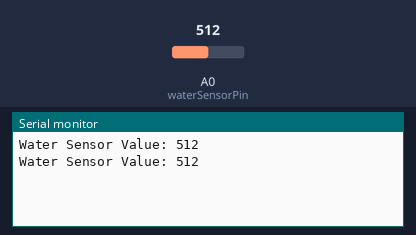
The sketch below on a simulated Arduino Uno, built with avr-gcc and run on an emulated ATmega328P. Shown: the last lines printed to the serial monitor. The inputs (shaded band) are chosen by the test bench; at power-on: A0 (waterSensorPin) = 512.

Above: at 1.8 s.
1.9 s: A0 (waterSensorPin) set to 716
At 2.8 s:
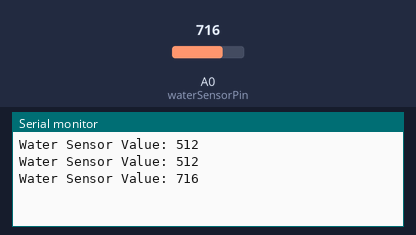
3.4 s: A0 (waterSensorPin) set to 900
At 4.8 s:
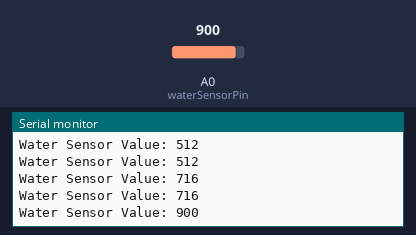
Timing chart, 0 to 6.4 s (numbered marks = the images above; inputs shaded):
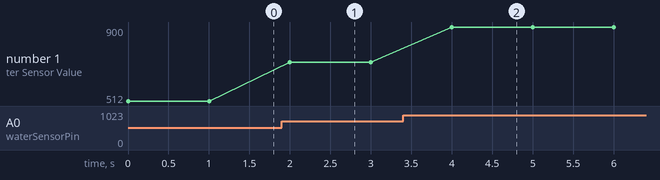

The sketch:

watersensor.ino
```cpp
// Define the pin for the water sensor
const int waterSensorPin = A0;  // Analog pin A0

void setup() {
  // Start serial communication at 9600 baud
  Serial.begin(9600);
}

void loop() {
  // Read the value from the water sensor
  int sensorValue = analogRead(waterSensorPin);

  // Print the sensor value to the Serial Monitor
  Serial.print("Water Sensor Value: ");
  Serial.println(sensorValue);

  // Add a small delay before the next reading
  delay(1000);
}
```

Measured:
- after the input at 1.9 s, the serial monitor: prints a new line after 0.10 s (image 1)
- after the input at 3.4 s, the serial monitor: prints a new line after 0.60 s (image 2)
- plotted number 1: 512 → 716 after the input at 1.9 s, 716 → 900 after the input at 3.4 s
